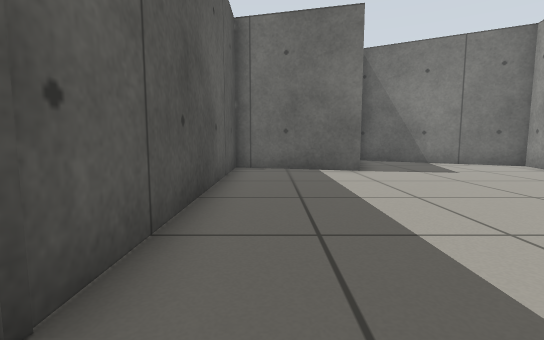
view 1 (above)

12 first-person views from a walk through a Gazebo world. The camera is 0.5 m above the floor, tilts 6° down and sees 85° across. The floor is counted in squares, 0.5 m on a side. Each view is taken from the middle of a square. On the plan, view 1 faces up. The plan holds only what a view shows up to about 12 squares ahead; the rest is blank. Robots are left out.

view 2
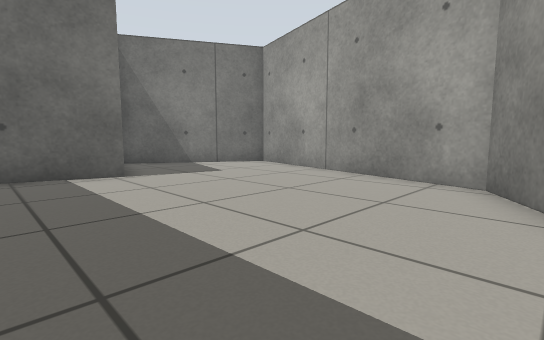

view 3
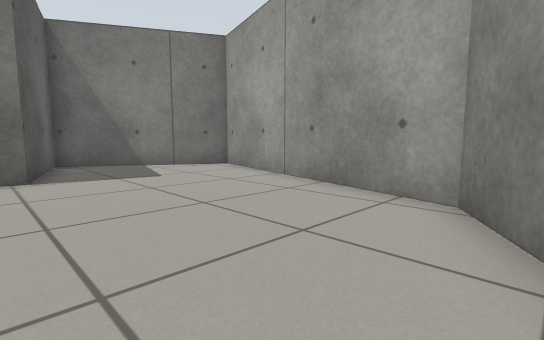

view 4
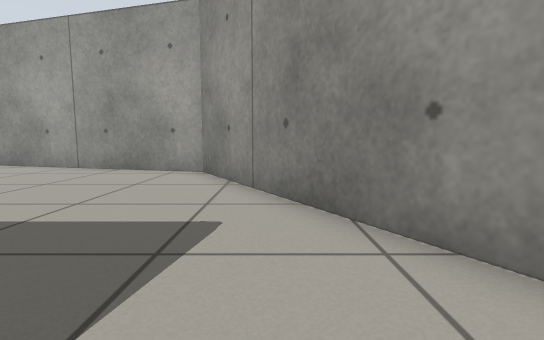

view 5
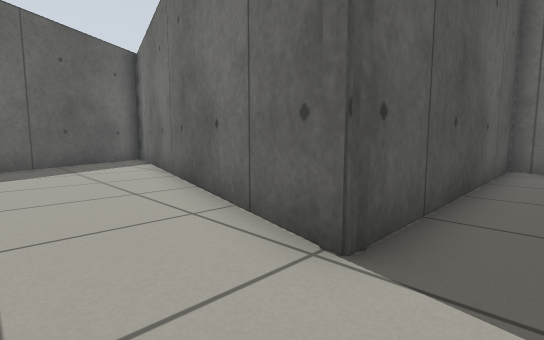

view 6
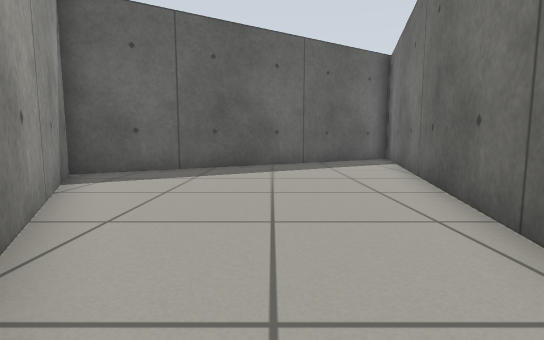

view 7
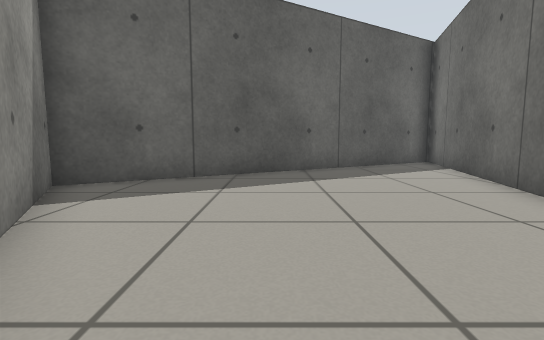

view 8
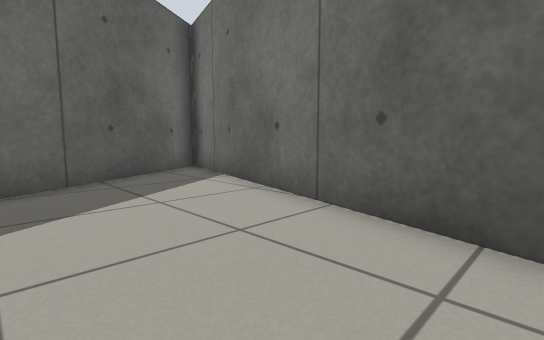

view 9
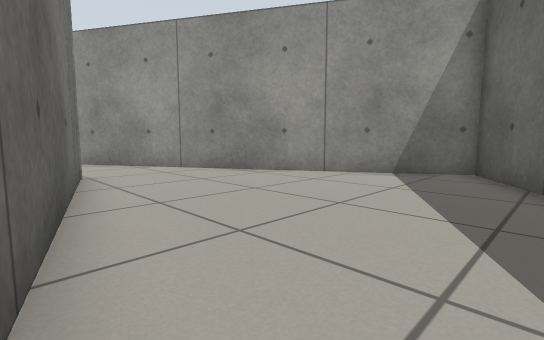

view 10
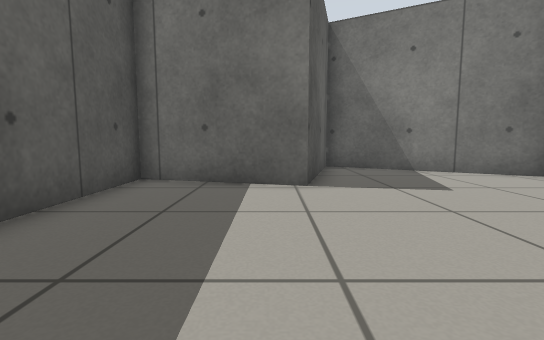

view 11
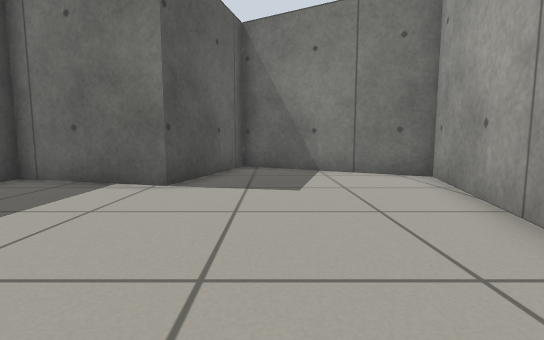

view 12
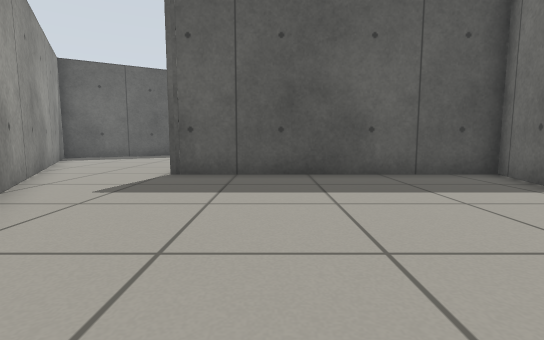

### Floor plan
Points are (right, up) in squares from view 1. A wall is a line through its corners. A room is listed if a view was taken in it or the views show most of it. See-through windows are left out.
Room 1 (views 1, 2, 3, 5, 6, 10, 11, 12)
walls: (3.9, 13.5) (2.8, 9.3) (-1.3, 10.3) (-1.3, 1.1); (0, -1.9) (6.9, 2.1) (9.3, 10.8) (4.3, 13.5)
ways out: opening at (-1.7, 0) to room 2
Room 2 (views 4, 7, 8, 9)
walls: (-1.3, 1.1) (-14.8, 4.8) (-8.2, -6.7) (0, -1.9)
ways out: opening at (-1.7, 0) to room 1

Where each view was taken, in squares from view 1:
view 1: 0 up, 0 right, facing up
view 2: 1 up, 0 right, facing up-right
view 3: 1 up, 2 right, facing up-right
view 4: 0 up, 2 left, facing right
view 5: 1 down, 0 right, facing up-left
view 6: 1 down, 0 right, facing left
view 7: 2 down, 2 left, facing left
view 8: 1 down, 5 left, facing up-left
view 9: 3 up, 10 left, facing down-right
view 10: 3 up, 2 right, facing up
view 11: 3 up, 5 right, facing up
view 12: 4 up, 7 right, facing left
